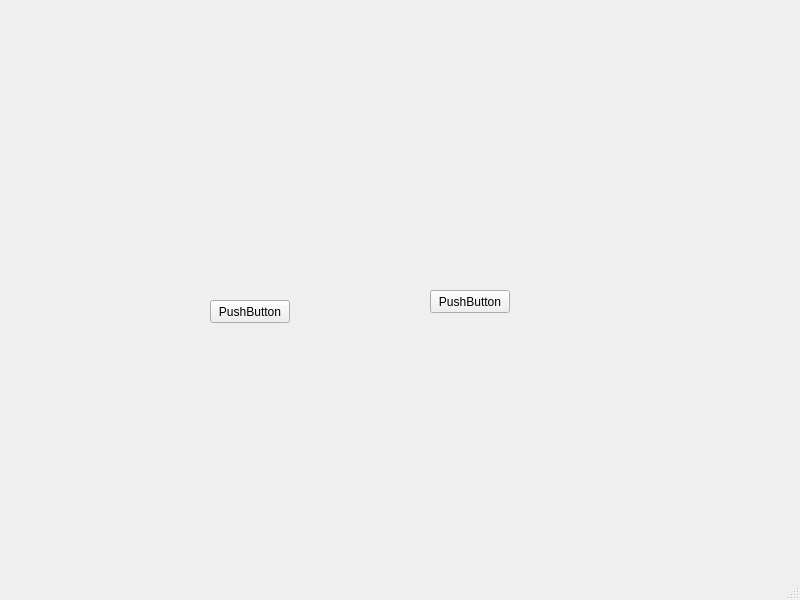
<?xml version="1.0" encoding="UTF-8"?>
<ui version="4.0">
 <class>BetaWindow</class>
 <widget class="QMainWindow" name="BetaWindow">
  <property name="geometry">
   <rect>
    <x>0</x>
    <y>0</y>
    <width>800</width>
    <height>600</height>
   </rect>
  </property>
  <property name="windowTitle">
   <string>MainWindow</string>
  </property>
  <widget class="QWidget" name="centralwidget">
   <widget class="QPushButton" name="pushButton">
    <property name="geometry">
     <rect>
      <x>210</x>
      <y>300</y>
      <width>80</width>
      <height>23</height>
     </rect>
    </property>
    <property name="text">
     <string>PushButton</string>
    </property>
   </widget>
   <widget class="QPushButton" name="pushButton_2">
    <property name="geometry">
     <rect>
      <x>430</x>
      <y>290</y>
      <width>80</width>
      <height>23</height>
     </rect>
    </property>
    <property name="text">
     <string>PushButton</string>
    </property>
   </widget>
  </widget>
  <widget class="QMenuBar" name="menubar">
   <property name="geometry">
    <rect>
     <x>0</x>
     <y>0</y>
     <width>800</width>
     <height>20</height>
    </rect>
   </property>
  </widget>
  <widget class="QStatusBar" name="statusbar"/>
 </widget>
 <resources/>
 <connections/>
</ui>
